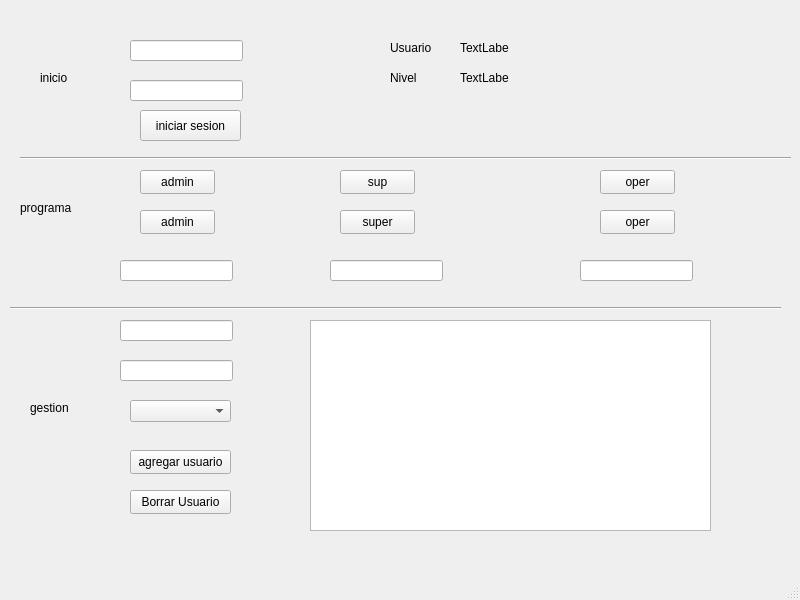
<?xml version="1.0" encoding="UTF-8"?>
<ui version="4.0">
 <class>pushButton_admin_2</class>
 <widget class="QMainWindow" name="pushButton_admin_2">
  <property name="geometry">
   <rect>
    <x>0</x>
    <y>0</y>
    <width>800</width>
    <height>600</height>
   </rect>
  </property>
  <property name="windowTitle">
   <string>MainWindow</string>
  </property>
  <widget class="QWidget" name="centralwidget">
   <widget class="QPushButton" name="pushButton_iniciar_sesion">
    <property name="geometry">
     <rect>
      <x>140</x>
      <y>110</y>
      <width>101</width>
      <height>31</height>
     </rect>
    </property>
    <property name="text">
     <string>iniciar sesion</string>
    </property>
   </widget>
   <widget class="QLabel" name="label">
    <property name="geometry">
     <rect>
      <x>40</x>
      <y>70</y>
      <width>49</width>
      <height>16</height>
     </rect>
    </property>
    <property name="text">
     <string>inicio</string>
    </property>
   </widget>
   <widget class="QLineEdit" name="lineEdit_usuario">
    <property name="geometry">
     <rect>
      <x>130</x>
      <y>40</y>
      <width>113</width>
      <height>21</height>
     </rect>
    </property>
   </widget>
   <widget class="QLineEdit" name="lineEdit_pass">
    <property name="geometry">
     <rect>
      <x>130</x>
      <y>80</y>
      <width>113</width>
      <height>21</height>
     </rect>
    </property>
   </widget>
   <widget class="QLineEdit" name="lineEdit_admin">
    <property name="geometry">
     <rect>
      <x>120</x>
      <y>260</y>
      <width>113</width>
      <height>21</height>
     </rect>
    </property>
   </widget>
   <widget class="QLineEdit" name="lineEdit_supervisor">
    <property name="geometry">
     <rect>
      <x>330</x>
      <y>260</y>
      <width>113</width>
      <height>21</height>
     </rect>
    </property>
   </widget>
   <widget class="QLineEdit" name="lineEdit_operario">
    <property name="geometry">
     <rect>
      <x>580</x>
      <y>260</y>
      <width>113</width>
      <height>21</height>
     </rect>
    </property>
   </widget>
   <widget class="QPushButton" name="pushButton_admin_1">
    <property name="geometry">
     <rect>
      <x>140</x>
      <y>170</y>
      <width>75</width>
      <height>24</height>
     </rect>
    </property>
    <property name="text">
     <string>admin</string>
    </property>
   </widget>
   <widget class="QPushButton" name="pushButton_3">
    <property name="geometry">
     <rect>
      <x>140</x>
      <y>210</y>
      <width>75</width>
      <height>24</height>
     </rect>
    </property>
    <property name="text">
     <string>admin</string>
    </property>
   </widget>
   <widget class="QPushButton" name="pushButton_supervisor_1">
    <property name="geometry">
     <rect>
      <x>340</x>
      <y>170</y>
      <width>75</width>
      <height>24</height>
     </rect>
    </property>
    <property name="text">
     <string>sup</string>
    </property>
   </widget>
   <widget class="QPushButton" name="pushButton_supervisor_2">
    <property name="geometry">
     <rect>
      <x>340</x>
      <y>210</y>
      <width>75</width>
      <height>24</height>
     </rect>
    </property>
    <property name="text">
     <string>super</string>
    </property>
   </widget>
   <widget class="QPushButton" name="pushButton_operario_1">
    <property name="geometry">
     <rect>
      <x>600</x>
      <y>170</y>
      <width>75</width>
      <height>24</height>
     </rect>
    </property>
    <property name="text">
     <string>oper</string>
    </property>
   </widget>
   <widget class="QPushButton" name="pushButton_operario_2">
    <property name="geometry">
     <rect>
      <x>600</x>
      <y>210</y>
      <width>75</width>
      <height>24</height>
     </rect>
    </property>
    <property name="text">
     <string>oper</string>
    </property>
   </widget>
   <widget class="QPushButton" name="pushButton_agregar_usuario">
    <property name="geometry">
     <rect>
      <x>130</x>
      <y>450</y>
      <width>101</width>
      <height>24</height>
     </rect>
    </property>
    <property name="text">
     <string>agregar usuario</string>
    </property>
   </widget>
   <widget class="QLineEdit" name="lineEdit_gestion_usuario">
    <property name="geometry">
     <rect>
      <x>120</x>
      <y>320</y>
      <width>113</width>
      <height>21</height>
     </rect>
    </property>
   </widget>
   <widget class="QLineEdit" name="lineEdit_gestion_pass">
    <property name="geometry">
     <rect>
      <x>120</x>
      <y>360</y>
      <width>113</width>
      <height>21</height>
     </rect>
    </property>
   </widget>
   <widget class="QComboBox" name="comboBox_gestion_nivel">
    <property name="geometry">
     <rect>
      <x>130</x>
      <y>400</y>
      <width>101</width>
      <height>22</height>
     </rect>
    </property>
   </widget>
   <widget class="QPushButton" name="pushButton_borrar_usuario">
    <property name="geometry">
     <rect>
      <x>130</x>
      <y>490</y>
      <width>101</width>
      <height>24</height>
     </rect>
    </property>
    <property name="text">
     <string>Borrar Usuario</string>
    </property>
   </widget>
   <widget class="QLabel" name="label_2">
    <property name="geometry">
     <rect>
      <x>390</x>
      <y>40</y>
      <width>49</width>
      <height>16</height>
     </rect>
    </property>
    <property name="text">
     <string>Usuario</string>
    </property>
   </widget>
   <widget class="QLabel" name="label_3">
    <property name="geometry">
     <rect>
      <x>390</x>
      <y>70</y>
      <width>49</width>
      <height>16</height>
     </rect>
    </property>
    <property name="text">
     <string>Nivel</string>
    </property>
   </widget>
   <widget class="QLabel" name="label_user">
    <property name="geometry">
     <rect>
      <x>460</x>
      <y>40</y>
      <width>49</width>
      <height>16</height>
     </rect>
    </property>
    <property name="text">
     <string>TextLabel</string>
    </property>
   </widget>
   <widget class="QLabel" name="label_nivel">
    <property name="geometry">
     <rect>
      <x>460</x>
      <y>70</y>
      <width>49</width>
      <height>16</height>
     </rect>
    </property>
    <property name="text">
     <string>TextLabel</string>
    </property>
   </widget>
   <widget class="QLabel" name="label_4">
    <property name="geometry">
     <rect>
      <x>20</x>
      <y>200</y>
      <width>81</width>
      <height>16</height>
     </rect>
    </property>
    <property name="text">
     <string>programa</string>
    </property>
   </widget>
   <widget class="Line" name="line">
    <property name="geometry">
     <rect>
      <x>10</x>
      <y>300</y>
      <width>771</width>
      <height>16</height>
     </rect>
    </property>
    <property name="orientation">
     <enum>Qt::Orientation::Horizontal</enum>
    </property>
   </widget>
   <widget class="Line" name="line_2">
    <property name="geometry">
     <rect>
      <x>20</x>
      <y>150</y>
      <width>771</width>
      <height>16</height>
     </rect>
    </property>
    <property name="orientation">
     <enum>Qt::Orientation::Horizontal</enum>
    </property>
   </widget>
   <widget class="QLabel" name="label_5">
    <property name="geometry">
     <rect>
      <x>30</x>
      <y>400</y>
      <width>49</width>
      <height>16</height>
     </rect>
    </property>
    <property name="text">
     <string>gestion</string>
    </property>
   </widget>
   <widget class="QTableWidget" name="tableWidget">
    <property name="geometry">
     <rect>
      <x>310</x>
      <y>320</y>
      <width>401</width>
      <height>211</height>
     </rect>
    </property>
   </widget>
  </widget>
  <widget class="QMenuBar" name="menubar">
   <property name="geometry">
    <rect>
     <x>0</x>
     <y>0</y>
     <width>800</width>
     <height>22</height>
    </rect>
   </property>
  </widget>
  <widget class="QStatusBar" name="statusbar"/>
 </widget>
 <resources/>
 <connections/>
</ui>
